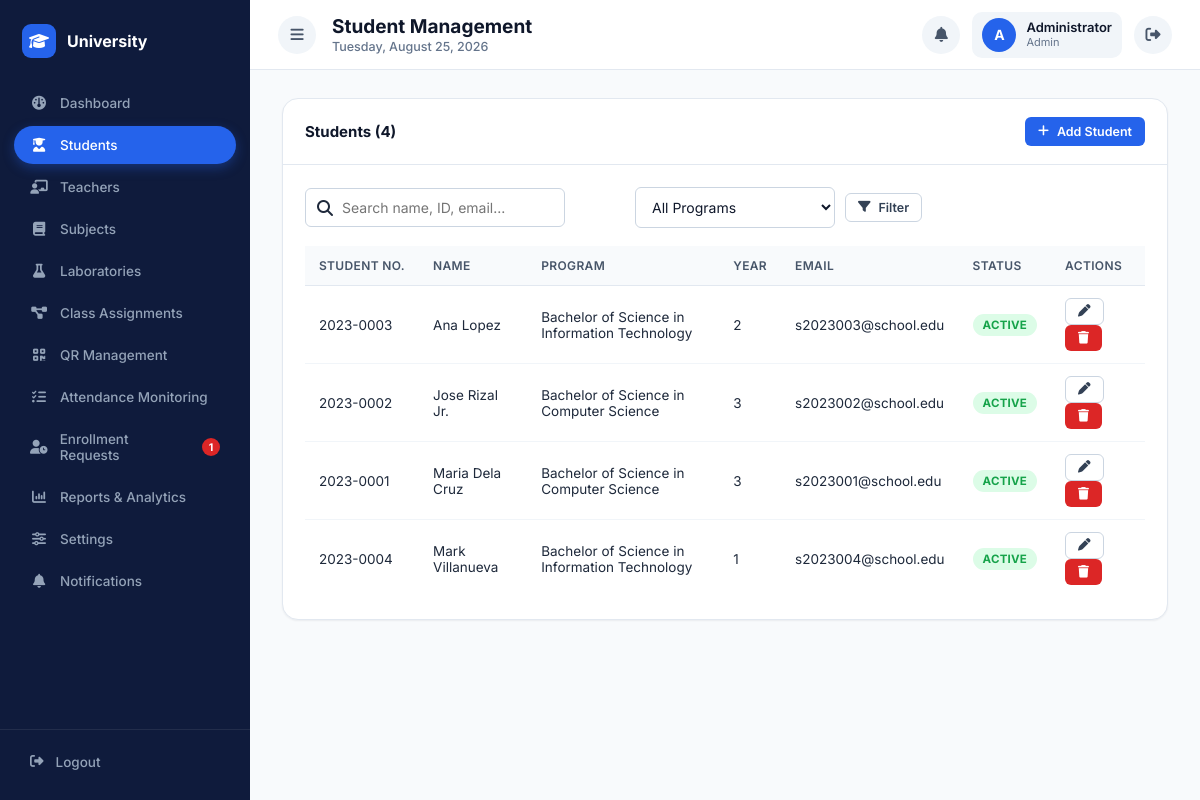
The app's page /admin/students.php (signed in) with its own data.
### tables this page shows
CREATE TABLE students (
    student_id INT AUTO_INCREMENT PRIMARY KEY,
    user_id INT NOT NULL,
    student_number VARCHAR(30) NOT NULL UNIQUE,
    full_name VARCHAR(150) NOT NULL,
    program_id INT NULL,
    year_level TINYINT NOT NULL DEFAULT 1,
    contact_number VARCHAR(20),
    photo VARCHAR(255) DEFAULT NULL,
    created_at TIMESTAMP DEFAULT CURRENT_TIMESTAMP,
    FOREIGN KEY (user_id) REFERENCES users(user_id) ON DELETE CASCADE,
    FOREIGN KEY (program_id) REFERENCES programs(program_id) ON DELETE SET NULL,
    INDEX idx_student_number (student_number)
);

CREATE TABLE programs (
    program_id INT AUTO_INCREMENT PRIMARY KEY,
    program_code VARCHAR(20) NOT NULL UNIQUE,
    program_name VARCHAR(100) NOT NULL
);

CREATE TABLE users (
    user_id INT AUTO_INCREMENT PRIMARY KEY,
    username VARCHAR(50) NOT NULL UNIQUE,
    password VARCHAR(255) NOT NULL,           
    role ENUM('admin','teacher','student') NOT NULL,
    email VARCHAR(100) NOT NULL UNIQUE,
    status ENUM('active','inactive') NOT NULL DEFAULT 'active',
    created_at TIMESTAMP DEFAULT CURRENT_TIMESTAMP,
    updated_at TIMESTAMP DEFAULT CURRENT_TIMESTAMP ON UPDATE CURRENT_TIMESTAMP,
    INDEX idx_role (role)
);

### includes/functions.php (called while the page is built, shortened)
<?php
function e($value) {
    return htmlspecialchars($value ?? '', ENT_QUOTES, 'UTF-8');
}
function clean($value) {
    return trim(strip_tags($value ?? ''));
}
function paginate($totalRows, $perPage = 10) {
    $page = isset($_GET['page']) ? max(1, (int) $_GET['page']) : 1;
    $totalPages = max(1, (int) ceil($totalRows / $perPage));
    $page = min($page, $totalPages);
    $offset = ($page - 1) * $perPage;
    return ['offset' => $offset, 'limit' => $perPage, 'page' => $page, 'totalPages' => $totalPages];
}

### admin/students.php (the view, shortened to what this page needs)
<?php
require_once __DIR__ . '/../includes/auth.php';
$search = clean($_GET['search'] ?? '');
$where = [];
$params = [];
$whereSql = $where ? 'WHERE ' . implode(' AND ', $where) : '';
$countStmt = $pdo->prepare("SELECT COUNT(*) FROM students s JOIN users u ON u.user_id = s.user_id $whereSql");
$countStmt->execute($params);
$totalRows = (int) $countStmt->fetchColumn();
$p = paginate($totalRows, 10);
$stmt = $pdo->prepare("
    SELECT s.*, u.username, u.email, u.status, pr.program_name
    FROM students s
    JOIN users u ON u.user_id = s.user_id
    LEFT JOIN programs pr ON pr.program_id = s.program_id
    $whereSql
    ORDER BY s.full_name ASC
    LIMIT {$p['limit']} OFFSET {$p['offset']}
");
$stmt->execute($params);
$students = $stmt->fetchAll();
require_once __DIR__ . '/../includes/header.php';
?>
<div class="card">
    <div class="card-header">
        <h3>Students (<?php echo $totalRows; ?>)</h3>
        <button class="btn btn-primary btn-sm" onclick="openAddModal()"><i class="fa-solid fa-plus"></i> Add Student</button>
    </div>
    <div class="card-body">
        <form method="GET" class="toolbar">
            <div class="search-box">
                <i class="fa-solid fa-magnifying-glass"></i>
                <input type="text" class="form-control" name="search" placeholder="Search name, ID, email..." value="<?php echo e($search); ?>">
            </div>
            <select name="program" class="form-control" style="max-width:200px" onchange="this.form.submit()">
                <option value="">All Programs</option>
            </select>
            <button class="btn btn-outline btn-sm" type="submit"><i class="fa-solid fa-filter"></i> Filter</button>
        </form>
        <div class="table-wrapper">
            <table class="data-table">
                <thead>
                    <tr><th>Student No.</th><th>Name</th><th>Program</th><th>Year</th><th>Email</th><th>Status</th><th>Actions</th></tr>
                </thead>
                <tbody>
                <?php if (empty($students)): ?>
                    <tr><td colspan="7" class="text-center text-muted">No students found.</td></tr>
                <?php else: foreach ($students as $s): ?>
                    <tr>
                        <td><?php echo e($s['student_number']); ?></td>
                        <td><?php echo e($s['full_name']); ?></td>
                        <td><?php echo e($s['program_name'] ?? '—'); ?></td>
                        <td><?php echo e($s['year_level']); ?></td>
                        <td><?php echo e($s['email']); ?></td>
                        <td><span class="badge badge-<?php echo $s['status'] === 'active' ? 'active' : 'inactive'; ?>"><?php echo ucfirst($s['status']); ?></span></td>
                        <td>
                            <button class="btn btn-outline btn-sm" onclick='openEditModal(<?php echo json_encode($s); ?>)'><i class="fa-solid fa-pen"></i></button>
                            <button class="btn btn-danger btn-sm" onclick="deleteStudent(<?php echo $s['student_id']; ?>)"><i class="fa-solid fa-trash"></i></button>
                        </td>
                    </tr>
                <?php endforeach; endif; ?>
                </tbody>
            </table>
        </div>
    </div>
</div>
<?php require_once __DIR__ . '/../includes/footer.php'; ?>

### assets/css/style.css (style rules this page uses)
:root { --indigo-900:#0f1b3c; --indigo-700:#16224a; --indigo-600:#2563eb; --indigo-500:#3b82f6; --indigo-100:#dbeafe; --indigo-50:#eff6ff; --slate-900:#0f172a; --slate-800:#1e293b; --slate-700:#334155; --slate-600:#475569; --slate-500:#64748b; --slate-300:#cbd5e1; --slate-200:#e2e8f0; --slate-100:#f1f5f9; --slate-50:#f8fafc; --green-600:#16a34a; --green-100:#dcfce7; --amber-600:#d97706; --amber-100:#fef3c7; --red-600:#dc2626; --red-100:#fee2e2; --radius-sm:6px; --radius-md:10px; --radius-lg:16px; --shadow-sm:0 1px 2px rgba(15,23,42,.06); --shadow-md:0 4px 14px rgba(15,23,42,.08); --shadow-lg:0 12px 32px rgba(15,23,42,.14); --sidebar-w:250px; }
*,*::before,*::after { box-sizing:border-box }
html,body { height:100% }
body { margin:0; font-family:'Inter',-apple-system,BlinkMacSystemFont,'Segoe UI',Arial,sans-serif; background:var(--slate-50); color:var(--slate-800); -webkit-font-smoothing:antialiased; }
button { font-family:inherit }
.card { background:#fff;border-radius:var(--radius-lg);border:1px solid var(--slate-200);box-shadow:var(--shadow-sm) }
.card-header { display:flex;align-items:center;justify-content:space-between;padding:18px 22px;border-bottom:1px solid var(--slate-200) }
.card-header h3 { margin:0;font-size:15px;font-weight:700;color:var(--slate-900) }
.card-body { padding:22px }
.btn { display:inline-flex;align-items:center;justify-content:center;gap:8px; padding:10px 18px;border-radius:var(--radius-sm);font-size:14px;font-weight:600; border:1px solid transparent;cursor:pointer;transition:all .15s; }
.btn-primary { background:var(--indigo-600);color:#fff }
.btn-danger { background:var(--red-600);color:#fff }
.btn-outline { background:#fff;border-color:var(--slate-300);color:var(--slate-700) }
.btn-sm { padding:6px 12px;font-size:12.5px }
.form-control { width:100%;padding:10px 12px;border:1px solid var(--slate-300);border-radius:var(--radius-sm); font-size:14px;font-family:inherit;color:var(--slate-900);background:#fff; }
.table-wrapper { overflow-x:auto }
table.data-table { width:100%;border-collapse:collapse;font-size:13.5px }
.data-table thead th { text-align:left;padding:12px 14px;background:var(--slate-50);color:var(--slate-600); font-weight:600;font-size:12px;text-transform:uppercase;letter-spacing:.03em; border-bottom:1px solid var(--slate-200);white-space:nowrap; }
.data-table tbody td { padding:12px 14px;border-bottom:1px solid var(--slate-100);color:var(--slate-800) }
.data-table tbody tr:last-child td { border-bottom:none }
.badge { display:inline-flex;align-items:center;gap:5px;padding:4px 10px;border-radius:20px;font-size:11.5px;font-weight:700;text-transform:uppercase;letter-spacing:.02em }
.badge-active { background:var(--green-100);color:var(--green-600) }
.toolbar { display:flex;flex-wrap:wrap;gap:10px;align-items:center;margin-bottom:18px }
.toolbar .form-control { max-width:260px }
.search-box { position:relative;flex:1;max-width:320px }
.search-box i { position:absolute;left:12px;top:50%;transform:translateY(-50%);color:var(--slate-400) }
.search-box input { padding-left:36px }

### records on screen
students: student_number "2023-0003", full_name "Ana Lopez", program.program_name "Bachelor of Science in Information Technology", year_level "2", user.email "s2023003@school.edu", user.status "ACTIVE"
students: student_number "2023-0002", full_name "Jose Rizal Jr.", program.program_name "Bachelor of Science in Computer Science", year_level "3", user.email "s2023002@school.edu", user.status "ACTIVE"
students: student_number "2023-0001", full_name "Maria Dela Cruz", program.program_name "Bachelor of Science in Computer Science", year_level "3", user.email "s2023001@school.edu", user.status "ACTIVE"
students: student_number "2023-0004", full_name "Mark Villanueva", program.program_name "Bachelor of Science in Information Technology", year_level "1", user.email "s2023004@school.edu", user.status "ACTIVE"

### other values on screen
$pendingRequestsCount "1"
$pageTitle "Student Management"
substr($_SESSION['full_name'] ?? 'U', 0, 1) "A"
$_SESSION['full_name'] "Administrator"
$_SESSION['role'] "Admin"
$totalRows "4"
